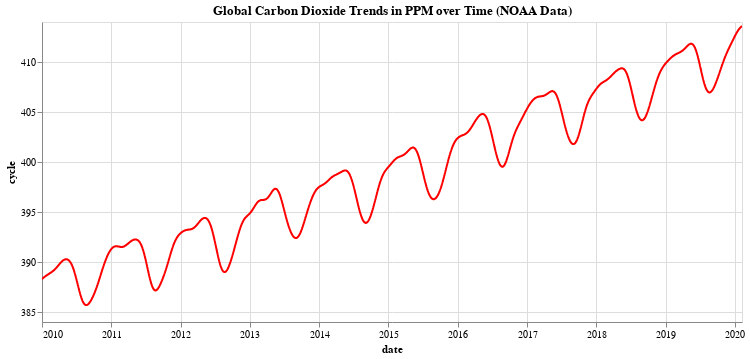

Notebook cell for this chart:
### Code cell
alt.Chart(global_co2_data).mark_line().encode(
    x = alt.X('date', type='temporal'),
    y = alt.Y('cycle', type='quantitative', scale=alt.Scale(zero=False)),
    color = alt.value('red')
).properties(title="Global Carbon Dioxide Trends in PPM over Time (NOAA Data)", width=700).interactive()

### Figure 1 — Vega-Lite specification as saved in the notebook (floating-point values rounded to 4 significant figures; data arrays with more than 128 entries replaced by an {"elided": "..."} marker saying what was removed)
{"config": {"view": {"continuousWidth": 400, "continuousHeight": 300}}, "data": {"name": "data-a8d7ae0eaee6651edc1c8d0c4a913f78"}, "mark": "line", "encoding": {"color": {"value": "red"}, "x": {"type": "temporal", "field": "date"}, "y": {"type": "quantitative", "field": "cycle", "scale": {"zero": false}}}, "selection": {"selector003": {"type": "interval", "bind": "scales", "encodings": ["x", "y"]}}, "title": "Global Carbon Dioxide Trends in PPM over Time (NOAA Data)", "width": 700, "$schema": "https://vega.github.io/schema/vega-lite/v4.8.1.json", "datasets": {"data-a8d7ae0eaee6651edc1c8d0c4a913f78": {"elided": "3690 records"}}}
